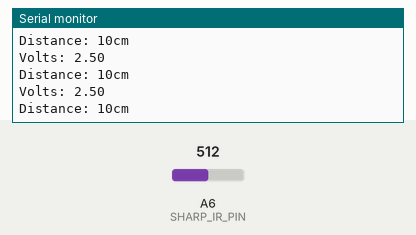
Simulated run of this sketch. Board: Arduino Nano, built with avr-gcc and run on an emulated ATmega328P. Shown: the last lines printed to the serial monitor. The inputs (shaded band) are chosen by the test bench; at power-on: A6 (SHARP_IR_PIN) = 512.

Above: at 1.8 s.
1.9 s: A6 (SHARP_IR_PIN) set to 490
At 2.31 s:
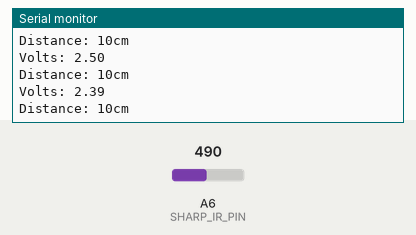
3.4 s: A6 (SHARP_IR_PIN) set to 510
At 3.9 s:
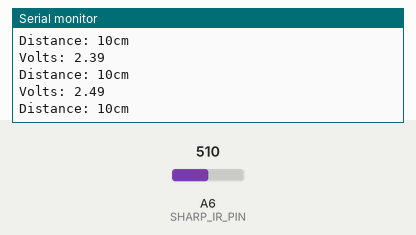
Timing chart, 0 to 6.4 s (numbered marks = the images above; inputs shaded):
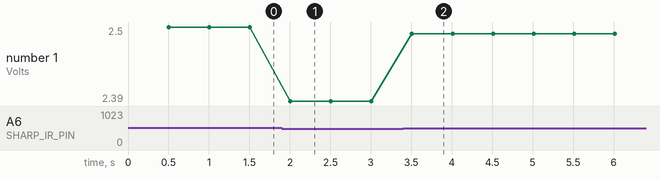

The sketch:

Sharp_Test.ino
```cpp
///////////////////
// For the SHARP
///////////////////
#define SHARP_IR_PIN A6      // define signal pin

unsigned long lastSharpMeasurement;

void setup()
{
  Serial.begin(115200);
  analogWrite(SHARP_IR_PIN, LOW);
  pinMode(SHARP_IR_PIN, INPUT);
}

void loop()
{
  if (millis() - lastSharpMeasurement > 500)
  {
    lastSharpMeasurement = millis();

    float volts = analogRead(SHARP_IR_PIN)*0.0048828125; // Sensor value * (5v/1024bits)
    int dist = 29.988*pow(volts, -1.173);

    Serial.print("Volts: ");
    Serial.println(volts);

    Serial.print("Distance: ");
    Serial.print(dist);
    Serial.println("cm");
  }
}
```

Measured:
- after the input at 1.9 s, the serial monitor: prints a new line after 0.11 s (image 1)
- after the input at 3.4 s, the serial monitor: prints a new line after 0.11 s (image 2)
- plotted number 1: 2.5 → 2.39 after the input at 1.9 s, 2.39 → 2.49 after the input at 3.4 s
